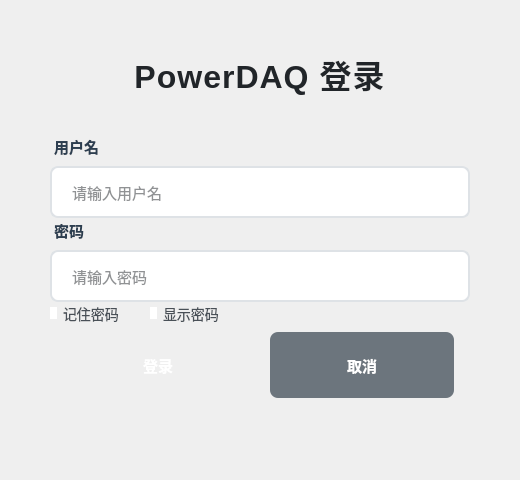
<?xml version="1.0" encoding="UTF-8"?>
<ui version="4.0">
 <class>LoginDialog</class>
 <widget class="QDialog" name="LoginDialog">
  <property name="geometry">
   <rect>
    <x>0</x>
    <y>0</y>
    <width>520</width>
    <height>480</height>
   </rect>
  </property>
  <property name="minimumSize">
   <size>
    <width>520</width>
    <height>480</height>
   </size>
  </property>
  <property name="maximumSize">
   <size>
    <width>520</width>
    <height>480</height>
   </size>
  </property>
  <property name="windowTitle">
   <string>登录</string>
  </property>
  <property name="windowModality">
   <enum>Qt::ApplicationModal</enum>
  </property>
  <property name="styleSheet">
   <string notr="true">QDialog {
  background: qlineargradient(x1:0, y1:0, x2:0, y2:1, 
                             stop:0 #f8f9fa, 
                             stop:1 #e9ecef);
}

QLabel {
  color: #2c3e50;
  font-size: 15px;
  font-weight: 500;
}

QLineEdit {
  padding: 14px 18px;
  border: 2px solid #dee2e6;
  border-radius: 8px;
  background: #ffffff;
  font-size: 15px;
  color: #212529;
  min-height: 20px;
}

QLineEdit:focus {
  border-color: #3498db;
  background: #ffffff;
  outline: none;
}

QLineEdit:hover {
  border-color: #adb5bd;
}

QPushButton {
  padding: 12px 32px;
  border: none;
  border-radius: 8px;
  font-size: 15px;
  font-weight: 600;
  min-width: 120px;
  min-height: 42px;
}

QPushButton#btnLogin {
  background: qlineargradient(x1:0, y1:0, x2:0, y2:1, 
                              stop:0 #3498db, 
                              stop:1 #2980b9);
  color: #ffffff;
}

QPushButton#btnLogin:hover {
  background: qlineargradient(x1:0, y1:0, x2:0, y2:1, 
                              stop:0 #2980b9, 
                              stop:1 #21618c);
}

QPushButton#btnLogin:pressed {
  background: qlineargradient(x1:0, y1:0, x2:0, y2:1, 
                              stop:0 #21618c, 
                              stop:1 #1a5490);
}

QPushButton#btnCancel {
  background: #6c757d;
  color: #ffffff;
}

QPushButton#btnCancel:hover {
  background: #5a6268;
}

QPushButton#btnCancel:pressed {
  background: #545b62;
}

QCheckBox {
  color: #495057;
  font-size: 14px;
  font-weight: 400;
}

QCheckBox::indicator {
  width: 20px;
  height: 20px;
  border: 2px solid #adb5bd;
  border-radius: 4px;
  background: #ffffff;
}

QCheckBox::indicator:hover {
  border-color: #3498db;
}

QCheckBox::indicator:checked {
  background: #3498db;
  border-color: #3498db;
  image: none;
}

QCheckBox::indicator:checked::after {
  content: "";
  width: 5px;
  height: 10px;
  border: solid white;
  border-width: 0 2px 2px 0;
  transform: rotate(45deg);
}</string>
  </property>
  <layout class="QVBoxLayout" name="verticalLayout">
   <property name="spacing">
    <number>0</number>
   </property>
   <property name="leftMargin">
    <number>50</number>
   </property>
   <property name="topMargin">
    <number>50</number>
   </property>
   <property name="rightMargin">
    <number>50</number>
   </property>
   <property name="bottomMargin">
    <number>50</number>
   </property>
   <item>
    <widget class="QLabel" name="labelTitle">
     <property name="text">
      <string>PowerDAQ 登录</string>
     </property>
     <property name="styleSheet">
      <string notr="true">font-size: 32px;
font-weight: 700;
color: #212529;
margin-bottom: 15px;
letter-spacing: 1px;</string>
     </property>
     <property name="alignment">
      <set>Qt::AlignCenter</set>
     </property>
    </widget>
   </item>
   <item>
    <spacer name="verticalSpacer_top">
     <property name="orientation">
      <enum>Qt::Orientation::Vertical</enum>
     </property>
     <property name="sizeHint" stdset="0">
      <size>
       <width>20</width>
       <height>40</height>
      </size>
     </property>
    </spacer>
   </item>
   <item>
    <widget class="QLabel" name="labelUsername">
     <property name="text">
      <string>用户名</string>
     </property>
     <property name="styleSheet">
      <string notr="true">margin-bottom: 8px;
font-size: 15px;</string>
     </property>
    </widget>
   </item>
   <item>
    <widget class="QLineEdit" name="lineEditUsername">
     <property name="placeholderText">
      <string>请输入用户名</string>
     </property>
    </widget>
   </item>
   <item>
    <spacer name="verticalSpacer_username">
     <property name="orientation">
      <enum>Qt::Orientation::Vertical</enum>
     </property>
     <property name="sizeHint" stdset="0">
      <size>
       <width>20</width>
       <height>20</height>
      </size>
     </property>
    </spacer>
   </item>
   <item>
    <widget class="QLabel" name="labelPassword">
     <property name="text">
      <string>密码</string>
     </property>
     <property name="styleSheet">
      <string notr="true">margin-bottom: 8px;
font-size: 15px;</string>
     </property>
    </widget>
   </item>
   <item>
    <widget class="QLineEdit" name="lineEditPassword">
     <property name="placeholderText">
      <string>请输入密码</string>
     </property>
    </widget>
   </item>
   <item>
    <spacer name="verticalSpacer_password">
     <property name="orientation">
      <enum>Qt::Orientation::Vertical</enum>
     </property>
     <property name="sizeHint" stdset="0">
      <size>
       <width>20</width>
       <height>18</height>
      </size>
     </property>
    </spacer>
   </item>
   <item>
    <layout class="QHBoxLayout" name="horizontalLayout_checkboxes">
     <property name="spacing">
      <number>30</number>
     </property>
     <item>
      <widget class="QCheckBox" name="checkBoxRemember">
       <property name="text">
        <string>记住密码</string>
       </property>
      </widget>
     </item>
     <item>
      <widget class="QCheckBox" name="checkBoxShowPassword">
       <property name="text">
        <string>显示密码</string>
       </property>
      </widget>
     </item>
     <item>
      <spacer name="horizontalSpacer_checkboxes">
       <property name="orientation">
        <enum>Qt::Orientation::Horizontal</enum>
       </property>
       <property name="sizeHint" stdset="0">
        <size>
         <width>40</width>
         <height>20</height>
        </size>
       </property>
      </spacer>
     </item>
    </layout>
   </item>
   <item>
    <spacer name="verticalSpacer_middle">
     <property name="orientation">
      <enum>Qt::Orientation::Vertical</enum>
     </property>
     <property name="sizeHint" stdset="0">
      <size>
       <width>20</width>
       <height>25</height>
      </size>
     </property>
    </spacer>
   </item>
   <item>
    <layout class="QHBoxLayout" name="horizontalLayout_buttons">
     <property name="spacing">
      <number>20</number>
     </property>
     <item>
      <spacer name="horizontalSpacer_left">
       <property name="orientation">
        <enum>Qt::Orientation::Horizontal</enum>
       </property>
       <property name="sizeHint" stdset="0">
        <size>
         <width>40</width>
         <height>20</height>
        </size>
       </property>
      </spacer>
     </item>
     <item>
      <widget class="QPushButton" name="btnLogin">
       <property name="text">
        <string>登录</string>
       </property>
       <property name="default">
        <bool>true</bool>
       </property>
      </widget>
     </item>
     <item>
      <widget class="QPushButton" name="btnCancel">
       <property name="text">
        <string>取消</string>
       </property>
      </widget>
     </item>
     <item>
      <spacer name="horizontalSpacer_right">
       <property name="orientation">
        <enum>Qt::Orientation::Horizontal</enum>
       </property>
       <property name="sizeHint" stdset="0">
        <size>
         <width>40</width>
         <height>20</height>
        </size>
       </property>
      </spacer>
     </item>
    </layout>
   </item>
   <item>
    <spacer name="verticalSpacer_bottom">
     <property name="orientation">
      <enum>Qt::Orientation::Vertical</enum>
     </property>
     <property name="sizeHint" stdset="0">
      <size>
       <width>20</width>
       <height>50</height>
      </size>
     </property>
    </spacer>
   </item>
  </layout>
 </widget>
 <resources/>
 <connections/>
</ui>
